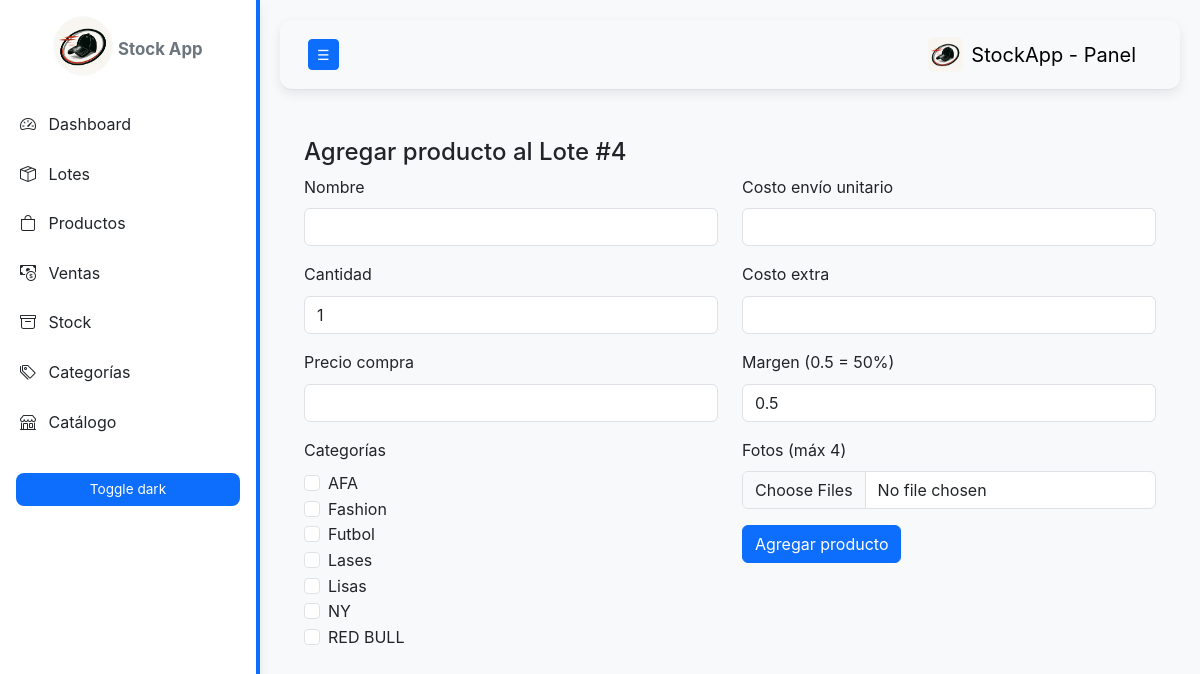
/lote/4/producto, run on the app's committed database.
### models.py (models this page shows, shortened)
class Lote(db.Model):
    id = db.Column(db.Integer, primary_key=True)
    fecha = db.Column(db.DateTime, default=datetime.utcnow)
    costo_envio = db.Column(db.Float, nullable=False, default=0.0)
    productos = db.relationship("Producto", back_populates="lote", cascade="all, delete-orphan")

class Categoria(db.Model):
    id = db.Column(db.Integer, primary_key=True)
    nombre = db.Column(db.String(100), unique=True, nullable=False)
    productos = db.relationship(
        "Producto",
        secondary=producto_categoria,
        back_populates="categorias"
    )

### app.py (the view, shortened to what this page needs)
@app.route("/lote/<int:lote_id>/producto", methods=["GET","POST"])
def add_product(lote_id):
    lote = Lote.query.get_or_404(lote_id)
    categorias = Categoria.query.order_by(Categoria.nombre).all()
    return render_template("add_product.html", lote=lote, categorias=categorias)

### templates/add_product.html
{% extends "base.html" %}
{% block content %}
<h4>Agregar producto al Lote #{{ lote.id }}</h4>
<form method="post" enctype="multipart/form-data">
  <div class="row">
    <div class="col-md-6">
      <div class="mb-3">
        <label class="form-label">Nombre</label>
        <input class="form-control" name="nombre" required>
      </div>
      <div class="mb-3">
        <label class="form-label">Cantidad</label>
        <input class="form-control" type="number" name="cantidad" value="1" required>
      </div>
      <div class="mb-3">
        <label class="form-label">Precio compra</label>
        <input class="form-control" type="number" step="0.01" name="precio_compra" required>
      </div>
      <div class="mb-3">
        <label class="form-label">Categorías</label>
        <div class="form-check">
          {% for cat in categorias %}
            <div>
              <input class="form-check-input" type="checkbox"
                     name="categorias" value="{{ cat.id }}" id="cat-{{ cat.id }}">
              <label class="form-check-label" for="cat-{{ cat.id }}">
                {{ cat.nombre }}
              </label>
            </div>
          {% endfor %}
        </div>
      </div>
    </div>
    <div class="col-md-6">
      <div class="mb-3">
        <label class="form-label">Costo envío unitario</label>
        <input class="form-control" type="number" step="0.01" name="costo_envio_unitario">
      </div>
      <div class="mb-3">
        <label class="form-label">Costo extra</label>
        <input class="form-control" type="number" step="0.01" name="costo_extra">
      </div>
      <div class="mb-3">
        <label class="form-label">Margen (0.5 = 50%)</label>
        <input class="form-control" type="number" step="0.01" name="margen" value="0.5">
      </div>
      <div class="mb-3">
        <label class="form-label">Fotos (máx 4)</label>
        <input class="form-control" type="file" name="fotos" multiple accept="image/*">
      </div>
      <div class="mt-3">
        <button class="btn btn-primary">Agregar producto</button>
      </div>
    </div>
  </div>
</form>
{% endblock %}

### static/styles.css (style rules this page uses)
:root { --bg: #f8f9fa; --card: #ffffff; --text: #212529; --muted: #6c757d; --accent: #0d6efd; --accent-dark: #0b5ed7; --sidebar-bg: #ffffff; --sidebar-text: #212529; --sidebar-border: var(--accent); --shadow: 0 4px 12px rgba(0, 0, 0, 0.08); --btn-bg: var(--accent); --btn-text: #ffffff; }
body { background: var(--bg); color: var(--text); font-family: "Inter", system-ui, Arial, sans-serif; margin: 0; line-height: 1.6; transition: background 0.3s ease, color 0.3s ease; }
a, button { transition: all 0.2s ease; }

### data on the page
Lote: id "4"
Categoria: nombre "AFA"
Categoria: nombre "Fashion"
Categoria: nombre "Futbol"
Categoria: nombre "Lases"
Categoria: nombre "Lisas"
Categoria: nombre "NY"
Categoria: nombre "RED BULL"
